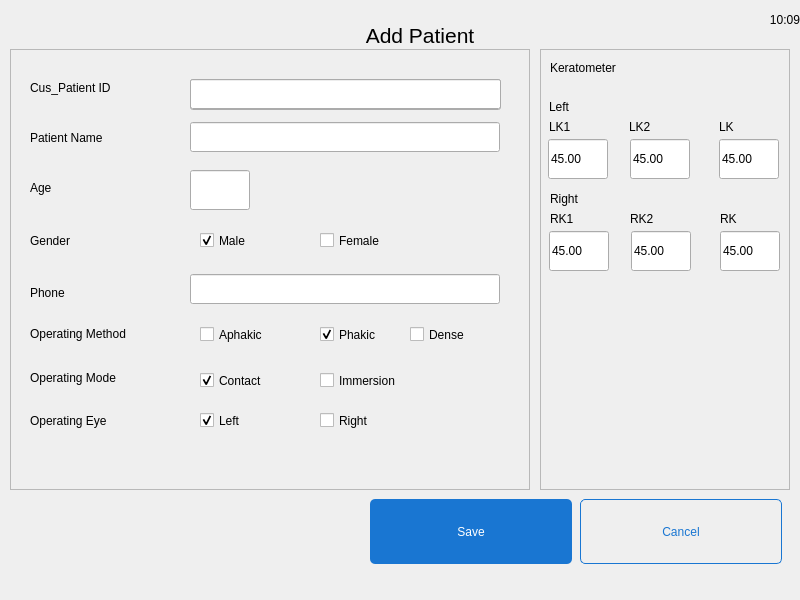
<?xml version="1.0" encoding="UTF-8"?>
<ui version="4.0">
 <class>AddPatientDialog</class>
 <widget class="QDialog" name="AddPatientDialog">
  <property name="geometry">
   <rect>
    <x>0</x>
    <y>0</y>
    <width>800</width>
    <height>600</height>
   </rect>
  </property>
  <property name="windowTitle">
   <string>Dialog</string>
  </property>
  <property name="styleSheet">
   <string notr="true">background-image: url(:/images/5.png);</string>
  </property>
  <widget class="QFrame" name="frame">
   <property name="geometry">
    <rect>
     <x>10</x>
     <y>49</y>
     <width>520</width>
     <height>441</height>
    </rect>
   </property>
   <property name="styleSheet">
    <string notr="true">
background-image: url(:/images/card-big.png);</string>
   </property>
   <property name="frameShape">
    <enum>QFrame::StyledPanel</enum>
   </property>
   <property name="frameShadow">
    <enum>QFrame::Raised</enum>
   </property>
   <widget class="QLineEdit" name="lineEdit_patName">
    <property name="geometry">
     <rect>
      <x>180</x>
      <y>73</y>
      <width>310</width>
      <height>30</height>
     </rect>
    </property>
    <property name="styleSheet">
     <string notr="true">background-image:url(empty.png);
border-image:url(empty.png);
</string>
    </property>
   </widget>
   <widget class="QLabel" name="label">
    <property name="geometry">
     <rect>
      <x>20</x>
      <y>80</y>
      <width>130</width>
      <height>17</height>
     </rect>
    </property>
    <property name="styleSheet">
     <string notr="true">background-image:url(empty.png);</string>
    </property>
    <property name="text">
     <string>Patient Name</string>
    </property>
   </widget>
   <widget class="QLabel" name="label_3">
    <property name="geometry">
     <rect>
      <x>20</x>
      <y>183</y>
      <width>120</width>
      <height>17</height>
     </rect>
    </property>
    <property name="styleSheet">
     <string notr="true">background-image:url(empty.png);</string>
    </property>
    <property name="text">
     <string>Gender</string>
    </property>
   </widget>
   <widget class="QLabel" name="label_4">
    <property name="geometry">
     <rect>
      <x>20</x>
      <y>235</y>
      <width>130</width>
      <height>17</height>
     </rect>
    </property>
    <property name="styleSheet">
     <string notr="true">background-image:url(empty.png);</string>
    </property>
    <property name="text">
     <string>Phone</string>
    </property>
   </widget>
   <widget class="QLabel" name="label_5">
    <property name="geometry">
     <rect>
      <x>20</x>
      <y>363</y>
      <width>130</width>
      <height>17</height>
     </rect>
    </property>
    <property name="styleSheet">
     <string notr="true">background-image:url(empty.png);</string>
    </property>
    <property name="text">
     <string>Operating Eye</string>
    </property>
   </widget>
   <widget class="QLabel" name="label_6">
    <property name="geometry">
     <rect>
      <x>20</x>
      <y>276</y>
      <width>160</width>
      <height>17</height>
     </rect>
    </property>
    <property name="styleSheet">
     <string notr="true">background-image:url(empty.png);</string>
    </property>
    <property name="text">
     <string>Operating Method</string>
    </property>
   </widget>
   <widget class="QLineEdit" name="lineEdit_phone">
    <property name="geometry">
     <rect>
      <x>180</x>
      <y>225</y>
      <width>310</width>
      <height>30</height>
     </rect>
    </property>
    <property name="styleSheet">
     <string notr="true">background-image:url(empty.png);
border-image:url(empty.png);
</string>
    </property>
   </widget>
   <widget class="QLabel" name="label_8">
    <property name="geometry">
     <rect>
      <x>20</x>
      <y>320</y>
      <width>150</width>
      <height>17</height>
     </rect>
    </property>
    <property name="styleSheet">
     <string notr="true">background-image:url(empty.png);</string>
    </property>
    <property name="text">
     <string>Operating Mode</string>
    </property>
   </widget>
   <widget class="QLineEdit" name="lineEdit_age">
    <property name="geometry">
     <rect>
      <x>180</x>
      <y>121</y>
      <width>60</width>
      <height>40</height>
     </rect>
    </property>
    <property name="styleSheet">
     <string notr="true">background-image:url(empty.png);
border-image:url(empty.png);
</string>
    </property>
   </widget>
   <widget class="QLabel" name="label_18">
    <property name="geometry">
     <rect>
      <x>20</x>
      <y>130</y>
      <width>130</width>
      <height>17</height>
     </rect>
    </property>
    <property name="styleSheet">
     <string notr="true">background-image:url(empty.png);</string>
    </property>
    <property name="text">
     <string>Age</string>
    </property>
   </widget>
   <widget class="QCheckBox" name="checkBox_male">
    <property name="geometry">
     <rect>
      <x>190</x>
      <y>180</y>
      <width>112</width>
      <height>23</height>
     </rect>
    </property>
    <property name="styleSheet">
     <string notr="true">background-image:url(empty.png);</string>
    </property>
    <property name="text">
     <string>Male</string>
    </property>
    <property name="checked">
     <bool>true</bool>
    </property>
   </widget>
   <widget class="QCheckBox" name="checkBox_female">
    <property name="geometry">
     <rect>
      <x>310</x>
      <y>180</y>
      <width>112</width>
      <height>23</height>
     </rect>
    </property>
    <property name="styleSheet">
     <string notr="true">background-image:url(empty.png);</string>
    </property>
    <property name="text">
     <string>Female</string>
    </property>
   </widget>
   <widget class="QCheckBox" name="checkBox_aphakic">
    <property name="geometry">
     <rect>
      <x>190</x>
      <y>274</y>
      <width>112</width>
      <height>23</height>
     </rect>
    </property>
    <property name="styleSheet">
     <string notr="true">background-image:url(empty.png);</string>
    </property>
    <property name="text">
     <string>Aphakic</string>
    </property>
    <property name="checked">
     <bool>false</bool>
    </property>
   </widget>
   <widget class="QCheckBox" name="checkBox_phakic">
    <property name="geometry">
     <rect>
      <x>310</x>
      <y>274</y>
      <width>101</width>
      <height>23</height>
     </rect>
    </property>
    <property name="styleSheet">
     <string notr="true">background-image:url(empty.png);</string>
    </property>
    <property name="text">
     <string>Phakic</string>
    </property>
    <property name="checked">
     <bool>true</bool>
    </property>
   </widget>
   <widget class="QCheckBox" name="checkBox_immersion">
    <property name="geometry">
     <rect>
      <x>310</x>
      <y>320</y>
      <width>112</width>
      <height>23</height>
     </rect>
    </property>
    <property name="styleSheet">
     <string notr="true">background-image:url(empty.png);</string>
    </property>
    <property name="text">
     <string>Immersion</string>
    </property>
   </widget>
   <widget class="QCheckBox" name="checkBox_contact">
    <property name="geometry">
     <rect>
      <x>190</x>
      <y>320</y>
      <width>112</width>
      <height>23</height>
     </rect>
    </property>
    <property name="styleSheet">
     <string notr="true">background-image:url(empty.png);</string>
    </property>
    <property name="text">
     <string>Contact</string>
    </property>
    <property name="checked">
     <bool>true</bool>
    </property>
   </widget>
   <widget class="QCheckBox" name="checkBox_right">
    <property name="geometry">
     <rect>
      <x>310</x>
      <y>360</y>
      <width>112</width>
      <height>23</height>
     </rect>
    </property>
    <property name="styleSheet">
     <string notr="true">background-image:url(empty.png);</string>
    </property>
    <property name="text">
     <string>Right</string>
    </property>
   </widget>
   <widget class="QCheckBox" name="checkBox_left">
    <property name="geometry">
     <rect>
      <x>190</x>
      <y>360</y>
      <width>112</width>
      <height>23</height>
     </rect>
    </property>
    <property name="styleSheet">
     <string notr="true">background-image:url(empty.png);</string>
    </property>
    <property name="text">
     <string>Left</string>
    </property>
    <property name="checked">
     <bool>true</bool>
    </property>
   </widget>
   <widget class="QCheckBox" name="checkBox_dense">
    <property name="geometry">
     <rect>
      <x>400</x>
      <y>274</y>
      <width>92</width>
      <height>23</height>
     </rect>
    </property>
    <property name="text">
     <string>Dense</string>
    </property>
   </widget>
   <widget class="QLabel" name="lblPatID">
    <property name="geometry">
     <rect>
      <x>20</x>
      <y>30</y>
      <width>100</width>
      <height>17</height>
     </rect>
    </property>
    <property name="text">
     <string>Cus_Patient ID</string>
    </property>
   </widget>
   <widget class="QLineEdit" name="lineEdit_CustPatId">
    <property name="geometry">
     <rect>
      <x>180</x>
      <y>30</y>
      <width>311</width>
      <height>30</height>
     </rect>
    </property>
    <property name="styleSheet">
     <string notr="true">background-image:url(empty.png);
border-image:url(empty.png);
</string>
    </property>
   </widget>
   <widget class="QLineEdit" name="lineEdit_patid">
    <property name="geometry">
     <rect>
      <x>180</x>
      <y>30</y>
      <width>311</width>
      <height>31</height>
     </rect>
    </property>
   </widget>
   <zorder>lineEdit_patid</zorder>
   <zorder>lineEdit_patName</zorder>
   <zorder>label</zorder>
   <zorder>label_3</zorder>
   <zorder>label_4</zorder>
   <zorder>label_5</zorder>
   <zorder>label_6</zorder>
   <zorder>lineEdit_phone</zorder>
   <zorder>label_8</zorder>
   <zorder>lineEdit_age</zorder>
   <zorder>label_18</zorder>
   <zorder>checkBox_male</zorder>
   <zorder>checkBox_female</zorder>
   <zorder>checkBox_aphakic</zorder>
   <zorder>checkBox_phakic</zorder>
   <zorder>checkBox_immersion</zorder>
   <zorder>checkBox_contact</zorder>
   <zorder>checkBox_right</zorder>
   <zorder>checkBox_left</zorder>
   <zorder>checkBox_dense</zorder>
   <zorder>lblPatID</zorder>
   <zorder>lineEdit_CustPatId</zorder>
  </widget>
  <widget class="QPushButton" name="btn_save">
   <property name="geometry">
    <rect>
     <x>370</x>
     <y>499</y>
     <width>202</width>
     <height>65</height>
    </rect>
   </property>
   <property name="styleSheet">
    <string notr="true">background-image:url(empty.png);
color: rgb(255, 255, 255);
background-color: rgb(25, 118, 210);
border-radius:5px;</string>
   </property>
   <property name="text">
    <string>Save</string>
   </property>
   <property name="flat">
    <bool>true</bool>
   </property>
  </widget>
  <widget class="QLabel" name="snackbar">
   <property name="geometry">
    <rect>
     <x>-1</x>
     <y>570</y>
     <width>810</width>
     <height>40</height>
    </rect>
   </property>
   <property name="styleSheet">
    <string notr="true">border-image: url(:/images/alert-red.png);
background-image:url(empty.png);color:rgb(255,255,255);</string>
   </property>
   <property name="text">
    <string/>
   </property>
   <property name="indent">
    <number>5</number>
   </property>
  </widget>
  <widget class="QPushButton" name="btn_cancel">
   <property name="geometry">
    <rect>
     <x>580</x>
     <y>499</y>
     <width>202</width>
     <height>65</height>
    </rect>
   </property>
   <property name="styleSheet">
    <string notr="true">background-image:url(empty.png);
color: #1976D2;
border: 1px solid #1976D2;border-radius:5px;</string>
   </property>
   <property name="text">
    <string>Cancel</string>
   </property>
   <property name="flat">
    <bool>true</bool>
   </property>
  </widget>
  <widget class="QLabel" name="label_7">
   <property name="geometry">
    <rect>
     <x>340</x>
     <y>0</y>
     <width>160</width>
     <height>70</height>
    </rect>
   </property>
   <property name="font">
    <font>
     <pointsize>16</pointsize>
    </font>
   </property>
   <property name="styleSheet">
    <string notr="true">background-image:url(empty.png);</string>
   </property>
   <property name="text">
    <string>Add Patient</string>
   </property>
   <property name="alignment">
    <set>Qt::AlignCenter</set>
   </property>
  </widget>
  <widget class="QFrame" name="frame_2">
   <property name="geometry">
    <rect>
     <x>540</x>
     <y>49</y>
     <width>250</width>
     <height>441</height>
    </rect>
   </property>
   <property name="styleSheet">
    <string notr="true">
background-image: url(:/images/card-big.png);</string>
   </property>
   <property name="frameShape">
    <enum>QFrame::StyledPanel</enum>
   </property>
   <property name="frameShadow">
    <enum>QFrame::Raised</enum>
   </property>
   <widget class="QLabel" name="label_9">
    <property name="geometry">
     <rect>
      <x>10</x>
      <y>10</y>
      <width>130</width>
      <height>17</height>
     </rect>
    </property>
    <property name="styleSheet">
     <string notr="true">background-image:url(empty.png);</string>
    </property>
    <property name="text">
     <string>Keratometer</string>
    </property>
   </widget>
   <widget class="QLabel" name="label_10">
    <property name="geometry">
     <rect>
      <x>10</x>
      <y>160</y>
      <width>40</width>
      <height>20</height>
     </rect>
    </property>
    <property name="styleSheet">
     <string notr="true">background-image:url(empty.png);</string>
    </property>
    <property name="text">
     <string>RK1</string>
    </property>
   </widget>
   <widget class="QLabel" name="label_11">
    <property name="geometry">
     <rect>
      <x>90</x>
      <y>160</y>
      <width>40</width>
      <height>20</height>
     </rect>
    </property>
    <property name="styleSheet">
     <string notr="true">background-image:url(empty.png);</string>
    </property>
    <property name="text">
     <string>RK2</string>
    </property>
   </widget>
   <widget class="QLabel" name="label_12">
    <property name="geometry">
     <rect>
      <x>180</x>
      <y>160</y>
      <width>40</width>
      <height>20</height>
     </rect>
    </property>
    <property name="styleSheet">
     <string notr="true">background-image:url(empty.png);</string>
    </property>
    <property name="text">
     <string>RK</string>
    </property>
   </widget>
   <widget class="QLabel" name="label_13">
    <property name="geometry">
     <rect>
      <x>10</x>
      <y>140</y>
      <width>40</width>
      <height>20</height>
     </rect>
    </property>
    <property name="styleSheet">
     <string notr="true">background-image:url(empty.png);</string>
    </property>
    <property name="text">
     <string>Right</string>
    </property>
   </widget>
   <widget class="QLineEdit" name="lineEdit_rk1">
    <property name="geometry">
     <rect>
      <x>9</x>
      <y>182</y>
      <width>60</width>
      <height>40</height>
     </rect>
    </property>
    <property name="styleSheet">
     <string notr="true">background-image:url(empty.png);
border-image:url(empty.png);
</string>
    </property>
    <property name="text">
     <string>45.00</string>
    </property>
   </widget>
   <widget class="QLineEdit" name="lineEdit_rk2">
    <property name="geometry">
     <rect>
      <x>91</x>
      <y>182</y>
      <width>60</width>
      <height>40</height>
     </rect>
    </property>
    <property name="styleSheet">
     <string notr="true">background-image:url(empty.png);
border-image:url(empty.png);
</string>
    </property>
    <property name="text">
     <string>45.00</string>
    </property>
   </widget>
   <widget class="QLineEdit" name="lineEdit_rk">
    <property name="geometry">
     <rect>
      <x>180</x>
      <y>182</y>
      <width>60</width>
      <height>40</height>
     </rect>
    </property>
    <property name="styleSheet">
     <string notr="true">background-image:url(empty.png);
border-image:url(empty.png);
</string>
    </property>
    <property name="text">
     <string>45.00</string>
    </property>
   </widget>
   <widget class="QLabel" name="label_14">
    <property name="geometry">
     <rect>
      <x>9</x>
      <y>47</y>
      <width>40</width>
      <height>21</height>
     </rect>
    </property>
    <property name="styleSheet">
     <string notr="true">background-image:url(empty.png);</string>
    </property>
    <property name="text">
     <string>Left</string>
    </property>
   </widget>
   <widget class="QLineEdit" name="lineEdit_lk">
    <property name="geometry">
     <rect>
      <x>179</x>
      <y>90</y>
      <width>60</width>
      <height>40</height>
     </rect>
    </property>
    <property name="styleSheet">
     <string notr="true">background-image:url(empty.png);
border-image:url(empty.png);
</string>
    </property>
    <property name="text">
     <string>45.00</string>
    </property>
   </widget>
   <widget class="QLabel" name="label_15">
    <property name="geometry">
     <rect>
      <x>89</x>
      <y>68</y>
      <width>40</width>
      <height>20</height>
     </rect>
    </property>
    <property name="styleSheet">
     <string notr="true">background-image:url(empty.png);</string>
    </property>
    <property name="text">
     <string>LK2</string>
    </property>
   </widget>
   <widget class="QLabel" name="label_16">
    <property name="geometry">
     <rect>
      <x>9</x>
      <y>68</y>
      <width>40</width>
      <height>20</height>
     </rect>
    </property>
    <property name="styleSheet">
     <string notr="true">background-image:url(empty.png);</string>
    </property>
    <property name="text">
     <string>LK1</string>
    </property>
   </widget>
   <widget class="QLabel" name="label_17">
    <property name="geometry">
     <rect>
      <x>179</x>
      <y>68</y>
      <width>40</width>
      <height>20</height>
     </rect>
    </property>
    <property name="styleSheet">
     <string notr="true">background-image:url(empty.png);</string>
    </property>
    <property name="text">
     <string>LK</string>
    </property>
   </widget>
   <widget class="QLineEdit" name="lineEdit_lk1">
    <property name="geometry">
     <rect>
      <x>8</x>
      <y>90</y>
      <width>60</width>
      <height>40</height>
     </rect>
    </property>
    <property name="styleSheet">
     <string notr="true">background-image:url(empty.png);
border-image:url(empty.png);
</string>
    </property>
    <property name="text">
     <string>45.00</string>
    </property>
   </widget>
   <widget class="QLineEdit" name="lineEdit_lk2">
    <property name="geometry">
     <rect>
      <x>90</x>
      <y>90</y>
      <width>60</width>
      <height>40</height>
     </rect>
    </property>
    <property name="styleSheet">
     <string notr="true">background-image:url(empty.png);
border-image:url(empty.png);
</string>
    </property>
    <property name="text">
     <string>45.00</string>
    </property>
   </widget>
  </widget>
  <widget class="QLabel" name="lbl_time">
   <property name="geometry">
    <rect>
     <x>680</x>
     <y>0</y>
     <width>120</width>
     <height>40</height>
    </rect>
   </property>
   <property name="font">
    <font>
     <pointsize>9</pointsize>
    </font>
   </property>
   <property name="styleSheet">
    <string notr="true">background-image:url(empty.png);border-image:url(empty.png);</string>
   </property>
   <property name="text">
    <string>10:09</string>
   </property>
   <property name="alignment">
    <set>Qt::AlignRight|Qt::AlignTrailing|Qt::AlignVCenter</set>
   </property>
  </widget>
 </widget>
 <resources/>
 <connections/>
</ui>
